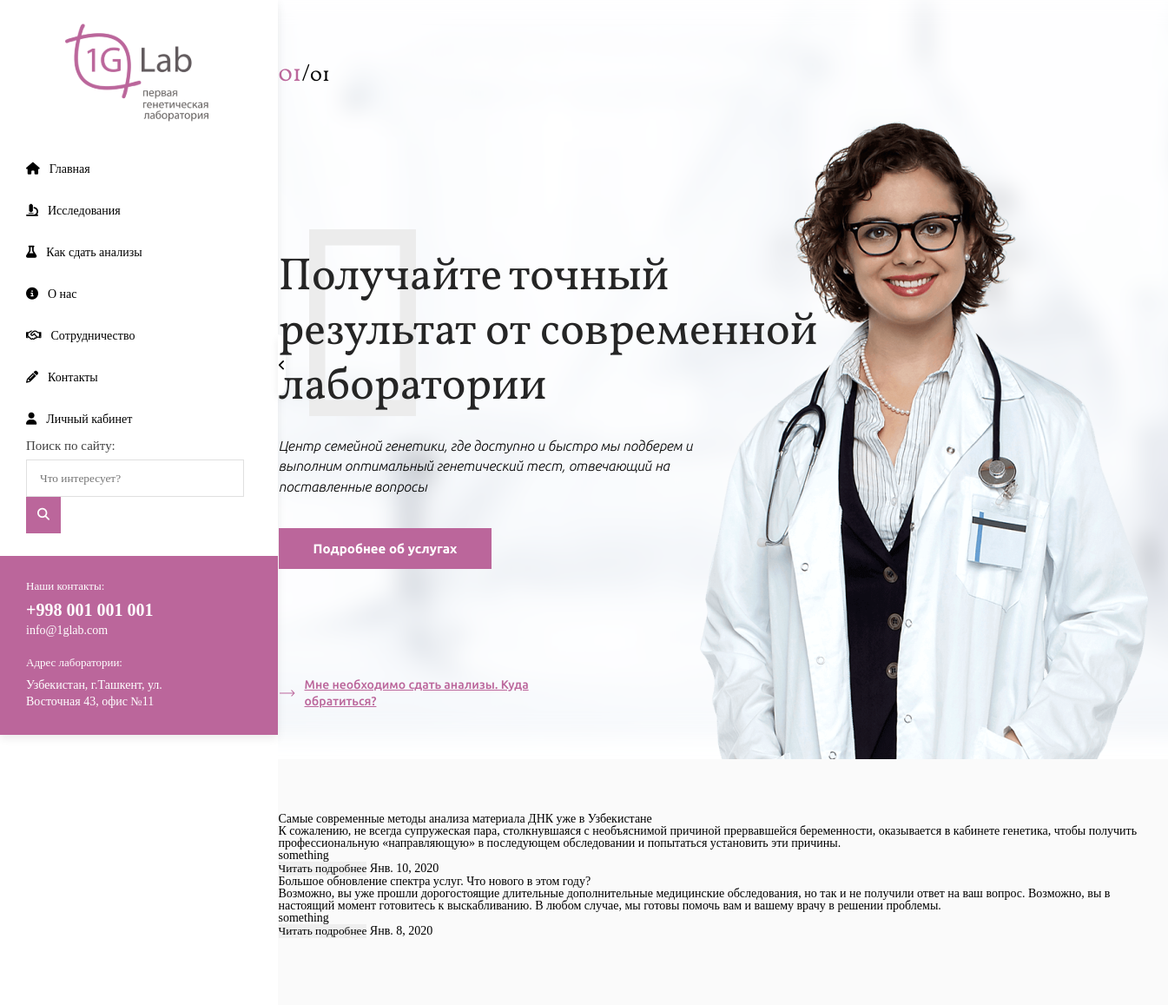
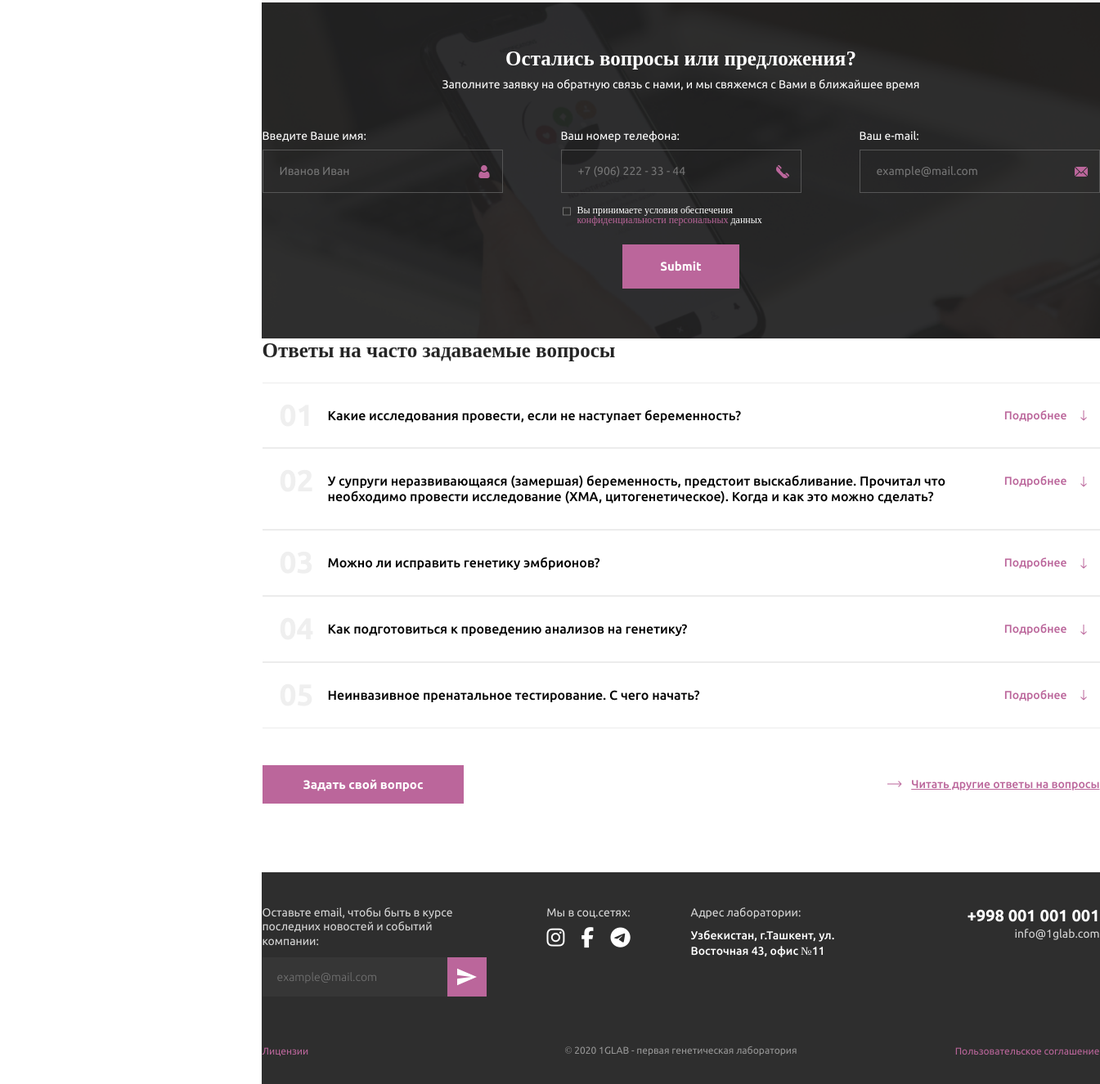
Page /news/ on the committed database (2 pictures, top to bottom).
### genlab/apps/main_app/models.py (models this page shows, shortened)
class HeaderSlid(models.Model):
    class Meta:
        db_table = ''
        managed = True
        verbose_name = 'Слайд хедера'
        verbose_name_plural = 'Слайды хедера'
    HOME = 'home'
    RESEARCHES = 'researches'
    QUESTIONS = 'questions'
    COOPERATION = 'cooperation'
    NEWS = 'news'
    CHOICE_GROUP = {
        (HOME, 'Главная страница'),
        (RESEARCHES, 'Исследования'),
        (QUESTIONS, 'Как сдать анализы'),
        (COOPERATION, 'Сотрудничество'),
        ( NEWS, 'news'),
    }
    slide_header = models.CharField(("Заголовок слайда"), max_length=500)
    slide_text = models.TextField(("Текст слайда"))
    page = models.CharField(("Страница на которой отображать данный слайд"), choices=CHOICE_GROUP, default=HOME,  max_length=50)
    image = models.ImageField(("Фото отобржаемое на слайдере"), upload_to='img', null=True, blank=True)
    button_text = models.CharField(("Текст кнопки(если есть)"), max_length=50, null=True, blank=True)
    button_link = models.CharField(("Ссылка кнопки"), max_length=50 , null=True, blank=True)
    link_text = models.CharField(("Текст ссылки(если есть)"), max_length=50, null=True, blank=True)
    link_url = models.CharField(("URL ссылки"), max_length=50 , null=True, blank=True)

class News(models.Model):
    class Meta:
        db_table = ''
        managed = True
        verbose_name = 'Новость'
        verbose_name_plural = 'Новости'
    title = models.CharField(("Заголовок новости"), max_length=256)
    short_text = models.TextField(("Короткий текст новости"))
    full_text = models.TextField(("Полный текст новости(короткий писать не надо)"))
    img = models.ImageField(("Картинка новости"), upload_to='img')
    date = models.DateField(("Дата новости"), auto_now=False, auto_now_add=False)
    link = models.SlugField(("Cсылка на новость"))

class QuestionsAnswers(models.Model):
    class Meta:
        db_table = ''
        managed = True
        verbose_name = 'Часто задаваемый вопрос/ответ'
        verbose_name_plural = 'Часто задаваемые вопросы/ответы'
    question = models.CharField(("Вопрос"), max_length=500)
    answer = models.TextField(("Ответ"))
    show_home = models.BooleanField(("Отображение на главной странице"))

### genlab/apps/main_app/views.py (the view)
# urls.py: path('news/', views.NewsView.as_view(), name='news' ),
class NewsView(View):
    def get(self, request, *args, **kwargs):
        news = News.objects.all()
        slides = HeaderSlid.objects.filter(page='home')
        questions = QuestionsAnswers.objects.filter(show_home=True)
        context = {
            'news': news,
            'slides': slides,
            'questions': questions,
        }
        return render(request, "news.html", context)

### templates/news.html (shortened to what this page needs)
{% extends "base.html" %}
{% load static %}
{% block content %}
    <div class="news">
        <div class="container">
            <div class="news__content">
                {% for item in news %}
                    <div class="news__card news-card" id="{{item.link}}">
                        <div class="news-card__info">
                            <h2 class="news-card__header">
                                {{item.title}}
                            </h2>
                            <p class="news-card__text_short news-card__text">
                                {{item.short_text}}
                            </p>
                            <p class="news-card__text_full news-card__text">
                                {{item.full_text}}
                            </p>
                            <div class="news-card__navigation">
                                <button class="news-card__view">Читать подробнее</button>
                                <span class="news-card__date news-card__text">{{item.date}}</span>
                            </div>
                        </div>
                    </div>
                {% endfor %}
            </div>
        </div>
    </div>
  {% include "include/feedback.html" %}
  {% include "include/short-questions.html" %}
{% endblock content %}

### templates/include/header-slider.html (shortened to what this page needs)
{% load static %}
{% url 'home' as home_url %}
{% url 'cooperation' as cooperation_url%}
{% url 'questions' as questions_url%}
{% url 'researches' as researches_url%}
{% block header-slider %}
    <header class="header">
        <div class="container">
            <div class="header__slider" id="slider-1">
               {% for slide in slides %}
                <div class="header__slider__item" style="background: url({{slide.image.url}})
                        ">
                        <div class="header__slider__item__content">
                            <div class="header__slider__item__content__navigate">
                                <p class="header__slider__item__content__navigate__slides num header__navigate" id="slider-nav-1">
                                    <span class="num__this">01</span>/<span class="num__all"></span>
                                </p>
                            </div>
                            <h1 class="header__slider__item__content__header">{{slide.slide_header}}</h1>
                            <p class="header__slider__item__content__text">{{slide.slide_text}}</p>
                            {% if slide.button_text %}
                                <a href="{{slide.button_link}}" class="header__slider__item__content__button">{{slide.button_text}}</a>
                            {% endif %}
                            {% if slide.link_text %}
                                <a href="{{slide.link_url}}" class="header__slider__item__content__link">{{slide.link_text}}</a>
                            {% endif %}
                        </div>
                    </div>
               {% endfor %}
            </div>
        </div>
    </header>
{% endblock header-slider %}

### templates/include/short-questions.html (shortened to what this page needs)
{% load static  %}
<div class="questions">
    <div class="container">
        <h2 class="questions__header">Ответы на часто задаваемые вопросы</h2>
        <ol class="questions__list list">
            {% for a in questions  %}
            <li class="questions__list__header list__item  list__item">
                <h3 class="list__item__question list__header">
                    {{ a.question }}
                    <span class="list__item__question__button list__navigate">Подробнее</span>
                </h3>
            </li>
            {% endfor %}
        </ol>
        <div class="questions__row">
            <a href="#" class="questions__row__button">Задать свой вопрос</a>
            <a href="{% url 'questions' %}" class="questions__row__link">Читать другие ответы на вопросы</a>
        </div>
    </div>
</div>

### rows in the picture
HeaderSlid: image (picture), slide_header "Получайте точный результат от современной лаборатории", slide_text "Центр семейной генетики, где доступно и быстро мы подберем и выполним оптимальный генетический тест, отвечающий на поставленные вопросы", button_text "Подробнее об услугах", link_text "Мне необходимо сдать анализы. Куда обратиться?"
News: title "Самые современные методы анализа материала ДНК уже в Узбекистане", short_text "К сожалению, не всегда супружеская пара, столкнувшаяся с необъяснимой причиной прервавшейся беременности, оказывается в кабинете генетика, чтобы получить профессиональную «направляющую» в последующем обследовании и попытаться установить эти причины.", full_text "something", date "Янв. 10, 2020"
News: title "Большое обновление спектра услуг. Что нового в этом году?", short_text "Возможно, вы уже прошли дорогостоящие длительные дополнительные медицинские обследования, но так и не получили ответ на ваш вопрос. Возможно, вы в настоящий момент готовитесь к выскабливанию. В любом случае, мы готовы помочь вам и вашему врачу в решении проблемы.", full_text "something", date "Янв. 8, 2020"
QuestionsAnswers: question "Какие исследования провести, если не наступает беременность?"
QuestionsAnswers: question "У супруги неразвивающаяся (замершая) беременность, предстоит выскабливание. Прочитал что необходимо провести исследование (ХМА, цитогенетическое). Когда и как это можно сделать?"
QuestionsAnswers: question "Можно ли исправить генетику эмбрионов?"
QuestionsAnswers: question "Как подготовиться к проведению анализов на генетику?"
QuestionsAnswers: question "Неинвазивное пренатальное тестирование. С чего начать?"
